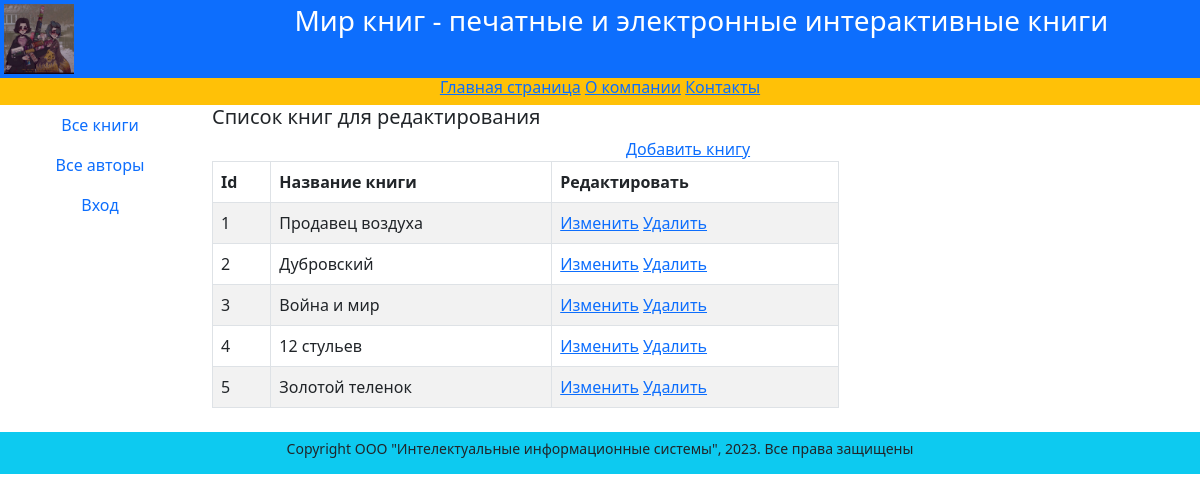
Page /edit_books on the committed database.
### catalog/models.py (models this page shows, shortened)
class Book(models.Model):
    title = models.CharField(max_length=200, help_text="Введите название книги", verbose_name="Название книги")
    genre = models.ForeignKey('Genre', on_delete=models.CASCADE, help_text="Введите жанр для книги",
                              verbose_name="Жанр книги", null=True)
    language = models.ForeignKey('Language', on_delete=models.CASCADE, help_text="Введите язык книги",
                                 verbose_name="Язык книги", null=True)
    publisher = models.ForeignKey('Publisher', on_delete=models.CASCADE, help_text="Выберите издательство",
                                  verbose_name="Издательство", null=True)
    year = models.CharField(max_length=4, help_text="Введите год издания", verbose_name="Год издания")
    author = models.ManyToManyField('Author', help_text="Выберите автора (авторов) книги",
                                    verbose_name="Автор (авторы) книги")
    summary = models.TextField(max_length=1000, help_text="Введите краткое описание книги",
                               verbose_name="Аннотация книги")
    isbn = models.CharField(max_length=13, help_text="Должно содержать 13 символов", verbose_name="ISBN книги")
    price = models.DecimalField(decimal_places=2, max_digits=7, help_text="Введите цену книги",
                                verbose_name="Цена (руб.)")
    photo = models.ImageField(upload_to='images', help_text="Введите изображение обложки",
                              verbose_name="Изображение обложки")
    objects = models.Manager()
    def display_author(self):
        return ', '.join([author.last_name for author in self.author.all()])
    display_author.short_description = 'Авторы'

### catalog/views.py (the view)
# urls.py: path('edit_books', views.edit_books, name='edit_books'),
def edit_books(request):
    book = Book.objects.all()
    context = {'book': book}
    return render(request, 'catalog/edit_books.html', context)

### templates/catalog/edit_books.html
{% extends 'catalog/base.html' %}
{% block content %}
<div class="row text-start lh-2">
    <h5>Список книг для редактирования</h5>
</div>
<div class="row">
    <a href="{% url 'book_create' %}">Добавить книгу</a>
    <div class="col-8">
        <table class="table table-striped table-bordered text-start">
            <thead>
            <tr>
                <th>Id</th>
                <th>Название книги</th>
                <th>Редактировать</th>
            </tr>
            </thead>
            <tbody>
            {% if book %}
                {% for book in book.all %}
                    <tr>
                        <td>{{ book.id }}</td>
                        <td>{{ book.title }}</td>
                        <td>
                            <a href="/book/update/{{ book.id }}">Изменить</a>
                            <a href="/book/delete/{{ book.id }}">Удалить</a>
                        </td>
                    </tr>
                {% endfor %}
            {% else %}
                <p>В базе данных нет книг</p>
            {% endif %}
            </tbody>
        </table>
    </div>
    <div class="col-2"></div>
</div>
{% endblock %}

### rows in the picture
Book: id "1", title "Продавец воздуха"
Book: id "2", title "Дубровский"
Book: id "3", title "Война и мир"
Book: id "4", title "12 стульев"
Book: id "5", title "Золотой теленок"
